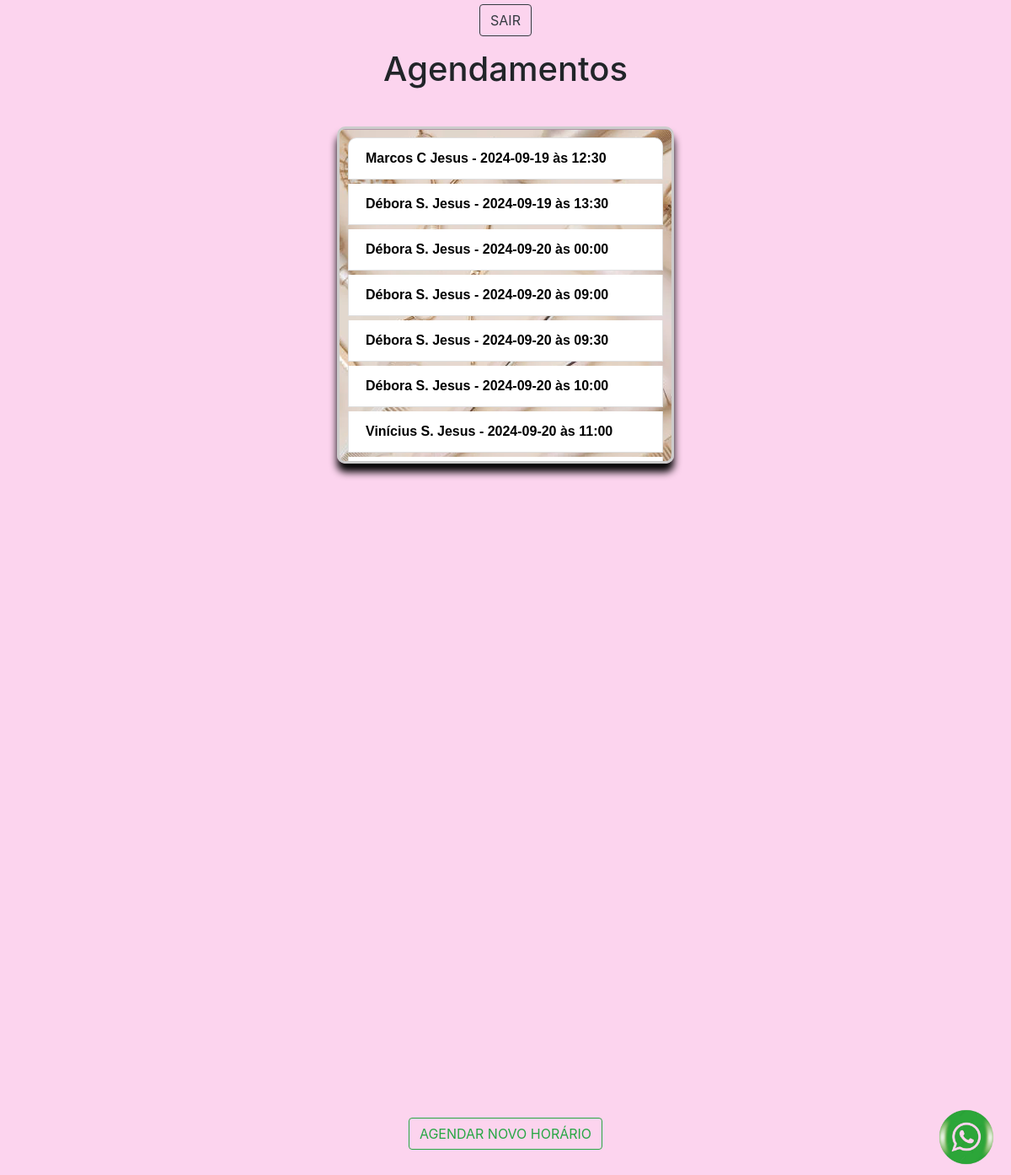
/ver_agendamento/ (signed in), run on the app's committed database.
### usuarios/models.py (models this page shows)
class Agendamento(database.Model):
    id = database.Column(database.Integer, primary_key=True)
    name = database.Column(database.String(100), nullable=False)
    date = database.Column(database.String(10), nullable=False)
    time = database.Column(database.String(5), nullable=False)

### usuarios/routes.py (the view)
@app.route('/ver_agendamento/')
@login_required
def agendamentos():
    agendamentos = Agendamento.query.all()
    return render_template('ver_agendamento.html', agendamentos=agendamentos)

### usuarios/models.py (called while the page is built)
@login_manager.user_loader
def load_usuario(id_usuario):
    return Usuario.query.get(int(id_usuario))

### usuarios/templates/ver_agendamento.html (shortened to what this page needs)
<!DOCTYPE html>
<html lang="en">
<head>
    <link rel="stylesheet" href="{{ url_for('static', filename='css/style.css') }}"/>
    <link href="https://stackpath.bootstrapcdn.com/bootstrap/4.5.2/css/bootstrap.min.css" rel="stylesheet"/>
</head>
<body>
<div class="div-botao container">
    <a href="{{ url_for('logout') }}" class="link-criarconta btn btn-outline-dark botao-login sair">Sair</a>
</div>
<div class="container">
    <h1 class="mt-5">Agendamentos</h1>
    <ul id="agendamentos-list" class="list-group mt-3">
        {% for agendamento in agendamentos %}
        <li class="list-group-item">
            {{ agendamento.name }} - {{ agendamento.date }} às {{ agendamento.time }}
        </li>
        {% endfor %}
    </ul>
    <a href="{{ url_for('agendar') }}" class="btn btn-outline-success mt-3 botao-login fixo">Agendar novo horário</a>
</div>
<a href="https://api.whatsapp.com/send?phone=5511989545645" target="_blank" class="logo-whatsapp">
    <img src="{{ url_for('static', filename='fotos-site/logo-whatsapp.png') }}"/>
</a>
</body>
</html>

### usuarios/static/css/style.css (style rules this page uses)
* { margin: 0; padding: 0; }
body { font-family: Montserrat; color: #333; }
p, label, a { font-weight: 600; }
ul { display: flex; width: 100%; justify-content: right; gap: 5px; }
li { list-style: none; color: #000000; font-weight: bold; cursor: pointer; font-size: 16px; transform: 5s; font-family: 'kadam thomor pro', sans-serif; }
.container { align-items: center; display: flex; flex-direction: column; row-gap: 20px; }
.div-botao { width: 100%; display: flex; flex-direction: column; align-items: center; row-gap: 5px; margin-top: 10px; }
.fixo { align-items: center; position: fixed; bottom: 30px; z-index: 1000; }
.sair { position: fixed; top: 5px; z-index: 1000; }
.botao-login { border-radius: 25px; padding: 15px 20px; width: 100%; border: 0; text-transform: uppercase; font-weight: bold; cursor: pointer; background-color: blue; color: #fff; }
.link-criarconta { color: #888; text-decoration: none; }
.botao-login { width: auto; }
.logo-whatsapp { position: fixed; right: 1rem; bottom: 0.5rem; width: 4.6rem; }
.logo-whatsapp img { width: 100%; }
#agendamentos-list { max-width: 400px; max-height: 400px; overflow-y: auto; border: 3px solid #ccc; border-radius: 10px; padding: 10px; box-shadow: 0 10px 10px rgba(0, 0, 0, 1.0); background: rgba(0, 0, 0, 0.3) url('../fotos-site/background.webp') no-repeat center center; }

### usuarios/templates/ver_agendamento.html (style rules this page uses)
body { background-color: rgba(243, 44, 173, 0.2); }

### data on the page
Agendamento: name "Marcos C Jesus", date "2024-09-19", time "12:30"
Agendamento: name "Débora S. Jesus", date "2024-09-19", time "13:30"
Agendamento: name "Vinícius S. Jesus", date "2024-09-20", time "11:00"
Agendamento: name "Débora S. Jesus", date "2024-09-20", time "09:00"
Agendamento: name "Débora S. Jesus", date "2024-09-20", time "10:00"
Agendamento: name "Débora S. Jesus", date "2024-09-20", time "00:00"
Agendamento: name "Débora S. Jesus", date "2024-09-20", time "09:30"
